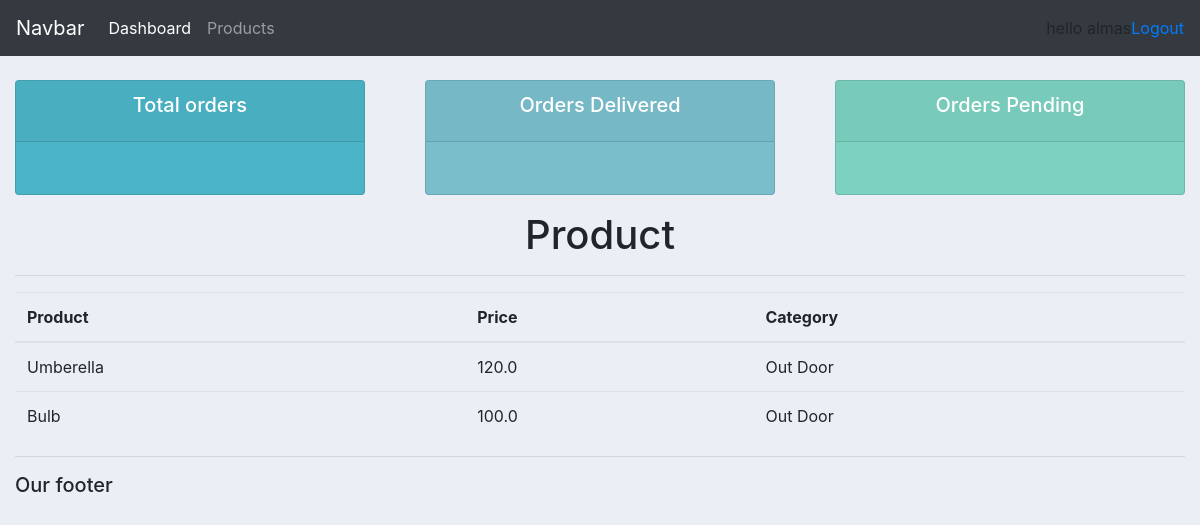
The app's page /products/ (signed in), older data.
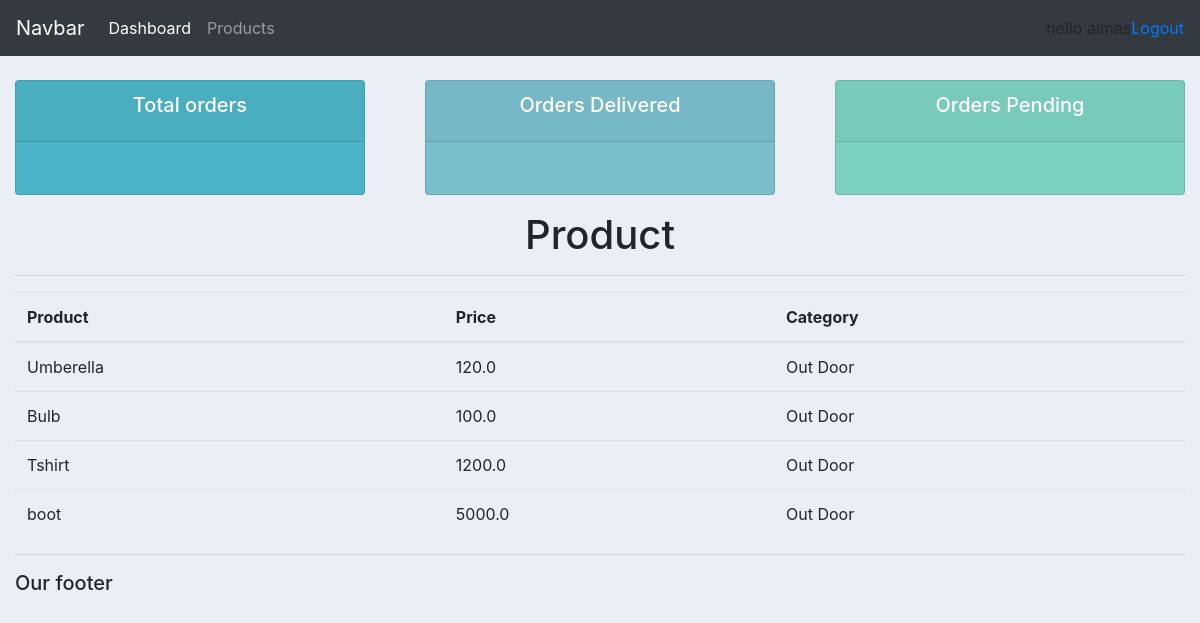
The same page, newer data.
### products/models.py (models this page shows, shortened)
class Product(models.Model):
    CATEGORY = (
        ('Indoor','Indoor'),('Out Door','Out Door'),
    )
    name = models.CharField(max_length=200,null=True)
    price = models.FloatField(null=True)
    category = models.CharField(max_length=200,null=True,choices=CATEGORY)
    description = models.CharField(max_length=200,null=True)
    date_created = models.DateTimeField(auto_now_add=True,null=True)
    tags = models.ManyToManyField(Tag)

### products/views.py (the view)
# urls.py: path('products/', views.products,name='products'),
@login_required(login_url='login')
def products(request):
     products = Product.objects.all()
     return render(request,'product.html',{'products':products})

### templates/product.html
{% extends 'main.html'  %}
{% block content %}
<div class="text-center">
<h1>Product</h1>
<hr>
</div>
<table class="table">
    <thead>
      <tr>
        <th>Product</th>
        <th>Price</th>
        <th>Category</th>
      </tr>
    </thead>
    <tbody>
    {% for i in products %}
<tr>
  <td>
    {{i.name}}
  </td>
  <td>
    {{i.price}}
  </td>
  <td>
    {{i.category}}
  </td>
</tr>
{% endfor %}
    </tbody>
  </table>
{% endblock %}

### templates/main.html (shortened to what this page needs)
{% load static %}
<!DOCTYPE html>
<html lang="en">
<head>
    <link rel="stylesheet" href="https://cdn.jsdelivr.net/npm/bootstrap@4.0.0/dist/css/bootstrap.min.css">
<link rel="stylesheet" type="text/css" href="{% static '/css/main.css' %}">
</head>
<body>
    {% include 'navbar.html' %}
    {% include 'status.html' %}
    <div class="container-fluid">
    {% block content %}
    {% endblock %}
    <hr>
    <h5>Our footer</h5>
</body>
</html>

### templates/navbar.html (shortened to what this page needs)
<nav class="navbar navbar-expand-lg navbar-dark bg-dark">
    <a class="navbar-brand" href="#">Navbar</a>
    <div class="collapse navbar-collapse" id="navbarNav">
      <ul class="navbar-nav">
        <li class="nav-item active">
          <a class="nav-link" href="{% url 'home' %}">Dashboard </a>
        </li>
        <li class="nav-item">
          <a class="nav-link" href="{% url 'products' %}">Products</a>
        </li>
      </ul>
    </div>
    <span>hello {{request.user}}</span>
    <span><a href="{% url 'logout' %}">Logout</a></span>
  </nav>

### templates/status.html (shortened to what this page needs)
<br>
<div class="class row">
    <div class="col">
        <div class="col-md">
            <div class="card text-center text-white mb-3" id="total-orders">
                <div class="card-header">
                    <h5 class="card-title">Total orders</h5>
</div>
<div class="card-body">
</div>
</div>
</div>
</div>
<div class="col">
    <div class="col md">
        <div class="card text-center text-white mb-3" id="orders-delivered">
            <div class="card-header">
                <h5 class="card-title">Orders Delivered</h5>
            </div>
            <div class="card-body">
            </div>
        </div>
    </div>
</div>
<div class="col">
    <div class="col md">
        <div class=" card text-center text-white mb-3" id="orders-pending">
            <div class="card-header">
                <h5 class="card-title">Orders Pending</h5>
            </div>
            <div class="card-body">
            </div>
        </div>
    </div>
</div>
</div>

### static/css/main.css (style rules this page uses)
body { background-color:#ebeff5; }
#total-orders { background-color:#4cb4c7; }
#orders-delivered { background-color:#7abecc; }
#orders-pending { background-color:#7CD1C0; }

Row changes from the older to the newer data that the page shows:
added Product: name "Tshirt", price "1200.0", category "Out Door"
added Product: name "boot", price "5000.0", category "Out Door"
